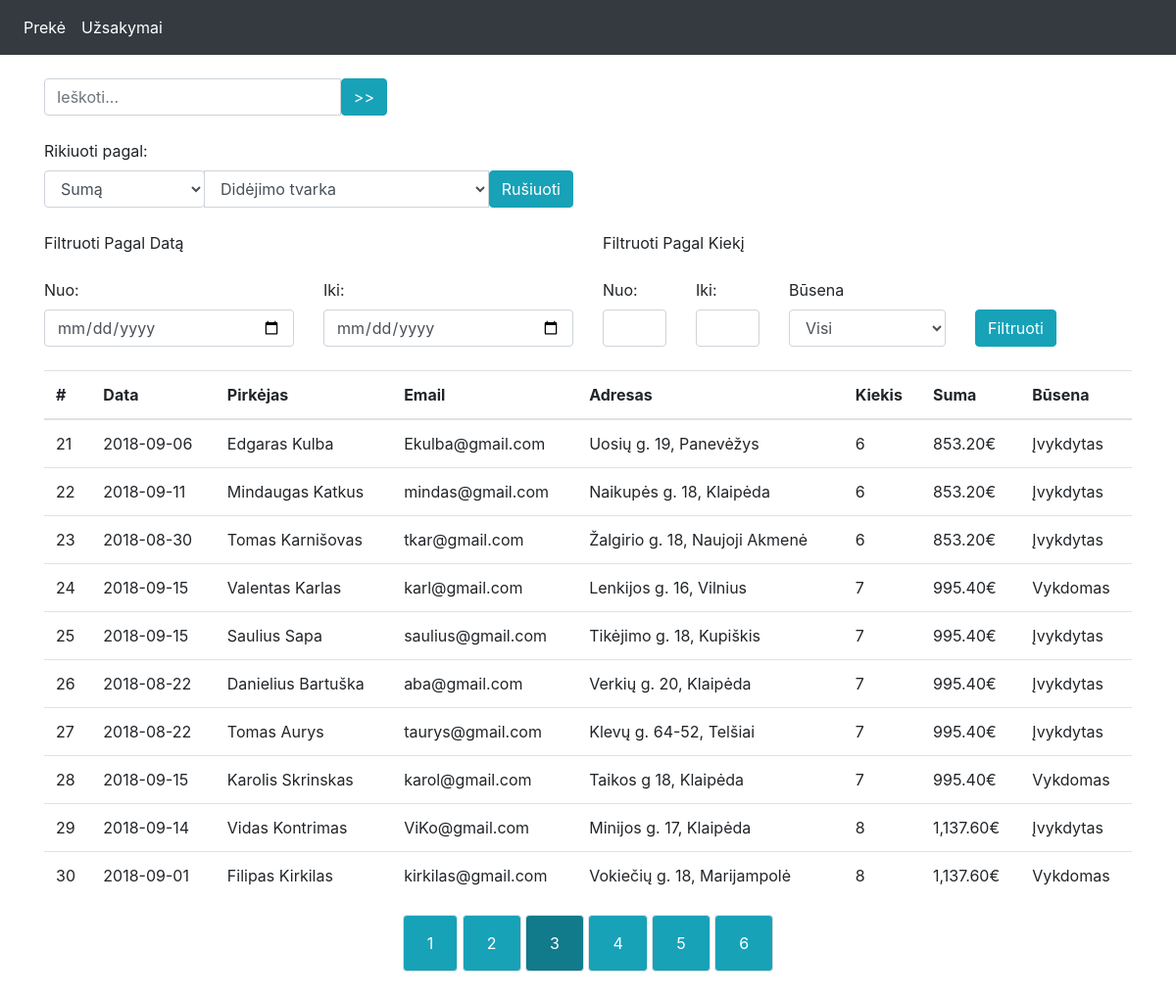
Screenshot of /order?page=3&orderby=total_price&direction=ASC&date1=2000-01-01&date2=2200-01-01 with the database file from the repository.
### tables this page shows
CREATE TABLE `orders` (
  `id` int(11) NOT NULL,
  `product_id` int(11) NOT NULL,
  `quantity` int(11) NOT NULL,
  `total_price` decimal(13,2) NOT NULL,
  `adress` varchar(50) NOT NULL,
  `city` varchar(50) NOT NULL,
  `customer_name` varchar(50) NOT NULL,
  `order_date` date NOT NULL,
  `status` varchar(50) NOT NULL DEFAULT 'Vykdomas',
  `customer_last_name` varchar(50) NOT NULL,
  `customer_email` varchar(50) NOT NULL
);

### libs/View.php (called while the page is built, shortened)
<?php
class View
{
	public function view($viewScript)
	{
		require("views/$viewScript.php");
	}
}

### Controllers/OrderController.php (called while the page is built, shortened)
<?php
require_once 'Models/Order.php';
class OrderController extends Controller
{
	public function index()
	{
		$this->view->perPage = 10;
		if (isset($_GET['page'])) {
			$this->view->page = $_GET['page'];
		} else {
			$this->view->page = 1;
		}
		$this->view->pageFirstRecord = ($this->view->page - 1) * $this->view->perPage;
		if (isset($_GET['orderby']) && isset($_GET['direction'])) {
			$this->view->orderby = $_GET['orderby'];
			$this->view->direction = $_GET['direction'];
		} else {
			$this->view->orderby = 'total_price';
			$this->view->direction = 'ASC';
		}
		if (!empty($_GET['date1']) && !empty($_GET['date2'])) {
			$this->view->date1 = $_GET['date1'];
			$this->view->date2 = $_GET['date2'];
		} else {
			$this->view->date1 = '2000-01-01';
			$this->view->date2 = '2200-01-01';
		}
		$order = new Order;
		$this->view->orders = $order->selectOrders($_GET);
        $this->view->view('orders/index');
	}
}

### index.php (called while the page is built, shortened)
<?php
new App();

### Models/Model.php (called while the page is built, shortened)
<?php
require_once 'libs/Dbh.php';
class Model
{
    public function select($sql)
    {
        $dbh = new Dbh;
        $this->pdo = $dbh->connect();
        $query = $this->pdo->prepare($sql);
        $query->execute();
        return $query->fetchAll(PDO::FETCH_ASSOC);
    }
}

### libs/Dbh.php (called while the page is built, shortened)
<?php
class Dbh
{
    public $pdo;
    public function connect()
    {
        $this->host = '127.0.0.1';
        $this->user = 'root';
        $this->password = '';
        $this->dbname = 'nfq';
        $this->charset = 'utf8mb4';
        $dsn = 'mysql:host='.$this->host.';dbname='.$this->dbname.';charset='.$this->charset;
        try {
            $this->pdo = new PDO($dsn,$this->user,$this->password);
        } catch (\Exception $e) {
            echo $e;
        }
        return $this->pdo;
    }
}

### Models/Order.php (called while the page is built, shortened)
<?php
require_once 'Models/Model.php';
class Order extends Model
{
    public function selectOrders($data)
    {
        if (isset($data['orderby']) && isset($data['direction'])) {
			$orderby = $data['orderby'].' '.$data['direction'];
		} else {
			$orderby = "total_price ASC";
		}
		if (!empty($data['date1']) && !empty($data['date2'])) {
			$date = "WHERE order_date BETWEEN '".$data['date1']."' AND '" .$data['date2']."'";
		} else {
			$date = "WHERE order_date > 2000-01-01";
		}
		if (!empty($data['quantity1']) && !empty($data['quantity2'])) {
			$quantity = "AND quantity BETWEEN ".$data['quantity1']." AND " .$data['quantity2'];
		} else {
			$quantity = '';
		}
		if (!empty($data['status'])) {
			$status = "AND status = '".$data['status']."'";
		} else {
			$status = '';
		}
		if (!empty($data['search'])) {
			$search = htmlspecialchars($data['search']);
			$search = "AND (customer_name LIKE '%$search%' OR customer_last_name LIKE '%$search%' OR adress LIKE '%$search%' OR city LIKE '%$search%' )";
		} else {
			$search = '';
		}
        $sql = "SELECT * FROM orders $date $quantity $status $search ORDER BY $orderby";
		return $this->select($sql);
    }
}

### views/orders/index.php (the view, shortened to what this page needs)
<?php include 'views/layouts/header.php';?>
<form action="/order" method="GET">
    <div class="row mt-4">
        <div class="input-group col-6 col-md-4">
            <input class="form-control" type="text" name="search" value="<?= !empty($this->search) ? $this->search : '' ?>" placeholder="Ieškoti...">
            <button class="btn btn-info" type="submit" name="button">>></button>
        </div>
    </div>
</form>
<form action="/order" method="GET">
    <div class="row mt-4">
        <div class="col-12">
            <label for="sort">Rikiuoti pagal:</label>
        </div>
        <div class="input-group col-12 col-md-6 mb-4">
            <div class="input-group-prepend">
                    <select id="sort" class="form-control" name="orderby">
                        <option <?= ($this->orderby == 'total_price') ? 'selected="selected"' : '' ?> value="total_price">Sumą</option>
                    </select>
            </div>
            <select class="form-control" name="direction">
                <option <?= ($this->direction == 'ASC') ? 'selected="selected"' : '' ?> value="ASC">Didėjimo tvarka</option>
            </select>
            <button class="btn btn-info" type="submit" name="button">Rušiuoti</button>
        </div>
    </div>
</form>
<form class="" action="/order" method="GET">
    <div class="row">
        <div class="col-12 col-lg-6">
            <div class="row">
                <div class="col-12 mb-4">
                    Filtruoti Pagal Datą
                </div>
                <div class="input-group col-6">
                    <label for="from">Nuo: </label>
                </div>
                <div class="input-group col-6">
                    <label for="to">Iki: </label>
                </div>
                <div class="input-group col-6 mb-4">
                    <input class="form-control" id="from" class="ml-1" type="date" name="date1">
                </div>
                <div class="input-group col-6 mb-4">
                    <input class="form-control" id="to" class="ml-1" type="date" name="date2">
                </div>
            </div>
        </div>
        <div class="col-12 col-lg-6">
            <div class="row">
                <div class="col-12 mb-4">
                    Filtruoti Pagal Kiekį
                </div>
                <div class="input-group col-2">
                    <label for="from">Nuo: </label>
                </div>
                <div class="input-group col-2">
                    <label for="to">Iki: </label>
                </div>
                <div class="input-group col-8">
                    <label for="to">Būsena </label>
                </div>
                <div class="input-group col-2 mb-4">
                    <input id="from" class="form-control" class="ml-1" type="number" min="0" name="quantity1" value="<?= !empty($this->quantity1) ? $this->quantity1 : '' ?>">
                </div>
                <div class="input-group col-2 mb-4">
                    <input id="to" class="form-control" class="ml-1" type="number" min="0" name="quantity2" value="<?= !empty($this->quantity2) ? $this->quantity2 : '' ?>">
                </div>
                <div class="input-group col-4 mb-4">
                    <select id="status" class="form-control" name="status">
                        <option <?= (!empty($this->status) && $this->status == '') ? 'selected="selected"' : '' ?> value="">Visi</option>
                    </select>
                </div>
                <div class="input-group col-3 mb-4">
                    <button class="btn btn-info" type="submit">Filtruoti</button>
                </div>
            </div>
        </div>
    </div>
</form>
<table class="table">
    <thead>
        <tr>
        <th>#</th>
        <th>Data</th>
        <th>Pirkėjas</th>
        <th>Email</th>
        <th>Adresas</th>
        <th>Kiekis</th>
        <th>Suma</th>
        <th>Būsena</th>
        </tr>
    </thead>
    <tbody>
        <?php for ($i = $this->pageFirstRecord; $i < count($this->orders) && $i < $this->pageFirstRecord + $this->perPage; $i++) :?>
            <tr>
              <td><?= $i+1 ?></td>
              <td><?= $this->orders[$i]['order_date'] ?></td>
              <td><?= $this->orders[$i]['customer_name'].' '.$this->orders[$i]['customer_last_name'] ?></td>
              <td><?= $this->orders[$i]['customer_email'] ?></td>
              <td><?= $this->orders[$i]['adress'].', '.$this->orders[$i]['city']?></td>
              <td><?= $this->orders[$i]['quantity']?></td>
              <td><?= number_format($this->orders[$i]['total_price'],2)?>€</td>
              <td><?= $this->orders[$i]['status']?></td>
            </tr>
        <?php endfor; ?>
    </tbody>
</table>
<div class="mb-5 text-center">
    <?php for ($i = 1, $a = 0; $a < count($this->orders) ; $a += $this->perPage, $i++) :?>
        <a class="border btn px-4 py-3 btn-info <?= ($this->page == $i) ? 'active' : '' ?>"
            href="/order?page=<?= $i ;?>&orderby=<?=$this->orderby ?>&direction=<?= $this->direction ?>&date1=<?=$this->date1 ?>&date2=<?=$this->date2 ?><?=!empty($this->quantity1) ? '&quantity1='.$this->quantity1 : ''?><?=!empty($this->quantity2) ? '&quantity2='.$this->quantity2 : '' ?><?=!empty($this->status) ? '&status='.$this->status : ''?><?= !empty($this->search) ? '&search='.$this->search : '' ?>">
            <?= $i ;?>
        </a>
    <?php endfor; ?>
</div>
<?php include 'views/layouts/footer.php' ?>

### rows the page displays
orders: order_date "2018-09-06", customer_name "Edgaras", customer_last_name "Kulba", customer_email "Ekulba@gmail.com", adress "Uosių g. 19", city "Panevėžys", quantity "6", total_price "853.20", status "Įvykdytas"
orders: order_date "2018-09-11", customer_name "Mindaugas", customer_last_name "Katkus", customer_email "mindas@gmail.com", adress "Naikupės g. 18", city "Klaipėda", quantity "6", total_price "853.20", status "Įvykdytas"
orders: order_date "2018-08-30", customer_name "Tomas", customer_last_name "Karnišovas", customer_email "tkar@gmail.com", adress "Žalgirio g. 18", city "Naujoji Akmenė", quantity "6", total_price "853.20", status "Įvykdytas"
orders: order_date "2018-09-15", customer_name "Valentas", customer_last_name "Karlas", customer_email "karl@gmail.com", adress "Lenkijos g. 16", city "Vilnius", quantity "7", total_price "995.40", status "Vykdomas"
orders: order_date "2018-09-15", customer_name "Saulius", customer_last_name "Sapa", customer_email "saulius@gmail.com", adress "Tikėjimo g. 18", city "Kupiškis", quantity "7", total_price "995.40", status "Įvykdytas"
orders: order_date "2018-08-22", customer_name "Danielius", customer_last_name "Bartuška", customer_email "aba@gmail.com", adress "Verkių g. 20", city "Klaipėda", quantity "7", total_price "995.40", status "Įvykdytas"
orders: order_date "2018-08-22", customer_name "Tomas", customer_last_name "Aurys", customer_email "taurys@gmail.com", adress "Klevų g. 64-52", city "Telšiai", quantity "7", total_price "995.40", status "Įvykdytas"
orders: order_date "2018-09-15", customer_name "Karolis", customer_last_name "Skrinskas", customer_email "karol@gmail.com", adress "Taikos g 18", city "Klaipėda", quantity "7", total_price "995.40", status "Vykdomas"
orders: order_date "2018-09-14", customer_name "Vidas", customer_last_name "Kontrimas", customer_email "ViKo@gmail.com", adress "Minijos g. 17", city "Klaipėda", quantity "8", total_price "1,137.60", status "Įvykdytas"
orders: order_date "2018-09-01", customer_name "Filipas", customer_last_name "Kirkilas", customer_email "kirkilas@gmail.com", adress "Vokiečių g. 18", city "Marijampolė", quantity "8", total_price "1,137.60", status "Vykdomas"
